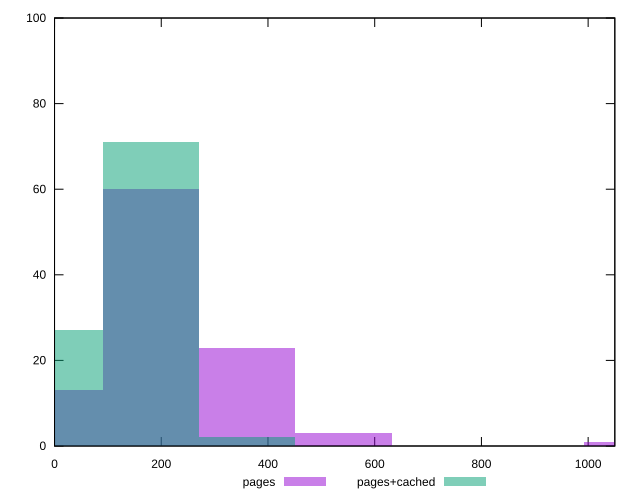

The gnuplot source for this figure:
reset

$pages <<EOF
0 13
361.11161816652333 23
180.55580908326166 60
541.667427249785 3
1083.33485449957 1
EOF

$pagesCached <<EOF
180.55580908326166 71
0 27
361.11161816652333 2
EOF

set key outside below
set boxwidth 180.55580908326166
set xrange [0:1050]
set yrange [0:100]
set trange [0:100]
set style fill transparent solid 0.5 noborder
set terminal svg size 640, 500 enhanced background rgb 'white'
set output "report_00009_2021-02-08T22-37-41.559Z/unused-css-rules/comparison/histogram/0_vs_1.svg"

plot $pages title "pages" with boxes, \
     $pagesCached title "pages+cached" with boxes

reset
